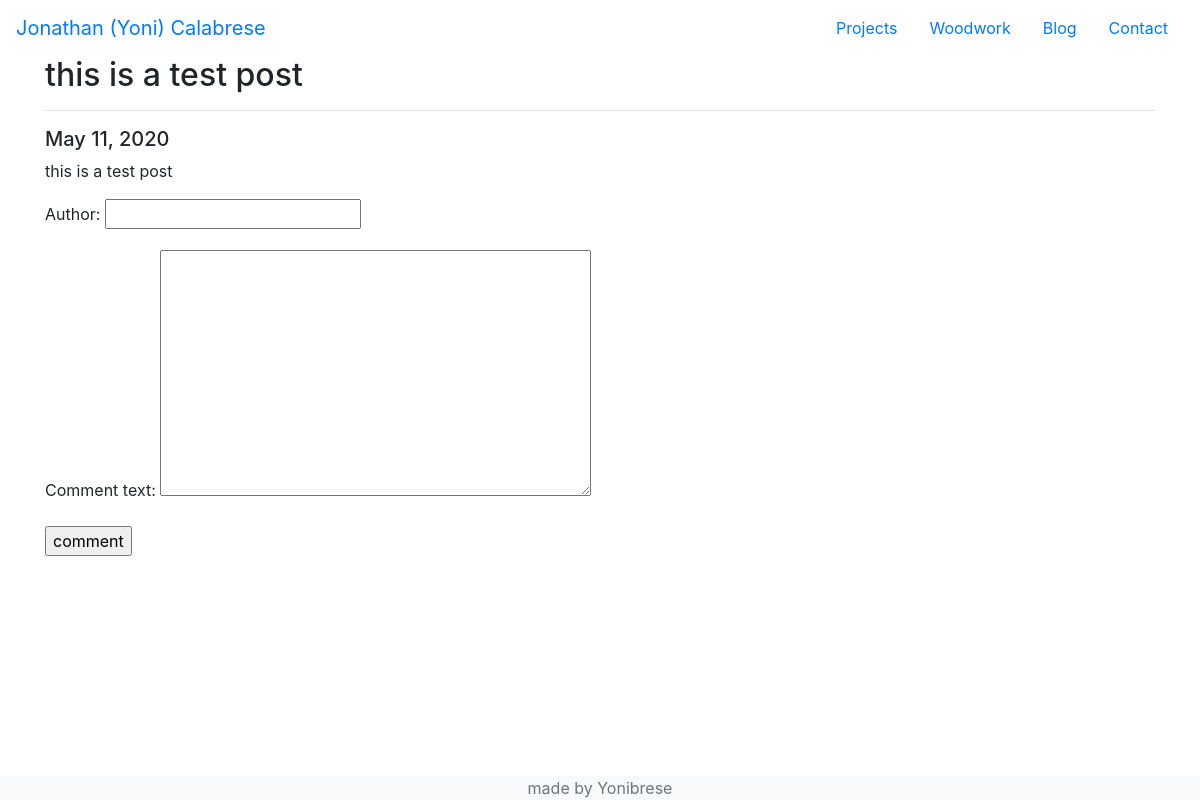
Before: /blog/1 with the older database file.
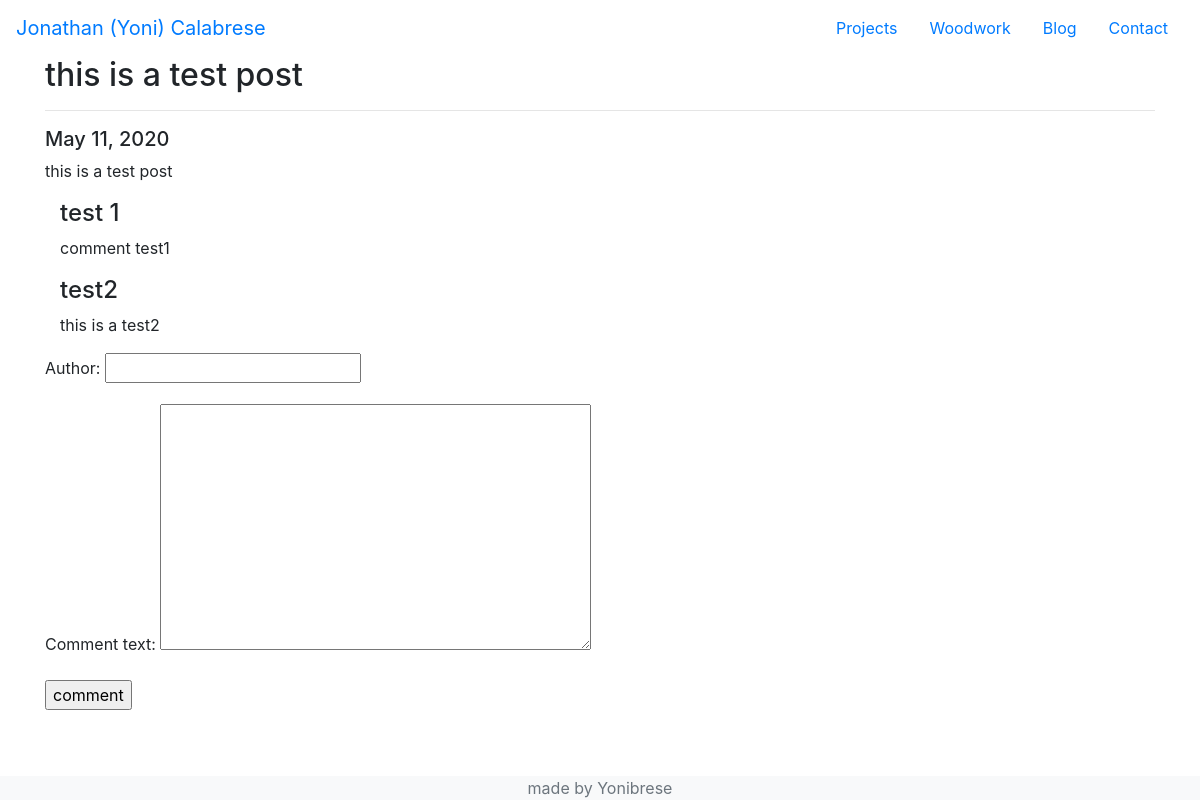
After: the same page with the newer database file.
### blog/models.py (models this page shows, shortened)
class Comment(models.Model):
    author = models.CharField(max_length=100)
    date_added = models.DateField(auto_now=True)
    comment_text = models.TextField(null=True)
    class Meta:
        ordering = ['date_added']

### blog/views.py (the view)
# urls.py: path('<int:id>', views.comment, name='comment')
def comment(request, id):
    post = models.BlogPost.objects.get(id=id)
    if request.method == 'POST':
        form = forms.CommentForm(request.POST)
        if form.is_valid():
            post.comment.add(form.save())
    else:
        form = forms.CommentForm()
    return render(request, 'blog/comment.html', {'post': post, 'form': form})

### blog/forms.py
class CommentForm(forms.ModelForm):
    class Meta:
        model = models.Comment
        fields = ['author', 'comment_text']

### blog/templates/blog/comment.html (shortened to what this page needs)
{% extends 'base.html' %}
{% block content %}
<diV class="container" id="full_post">
    <h2>{{ post.title }}</h2>
    <hr>
    <h5>{{ post.date_added }}</h5>
    <p>
        {{ post.blog_text }}
    </p>
    <div class="container" id="comments">
        {% for comment in post.comment.all %}
        <div>
            <h4>{{ comment.author }}</h4>
            <p> {{ comment.comment_text }} </p>
        </div>
        {% endfor %}
    </div>
    <div>
        <form method="post">
            {{form.as_p}}
            <input type="submit" value="comment">
        </form>
    </div>
</diV>
{% endblock %}

Changed rows visible on the page:
added Comment: author "test 1", comment_text "comment test1"
added Comment: author "test2", comment_text "this is a test2"
